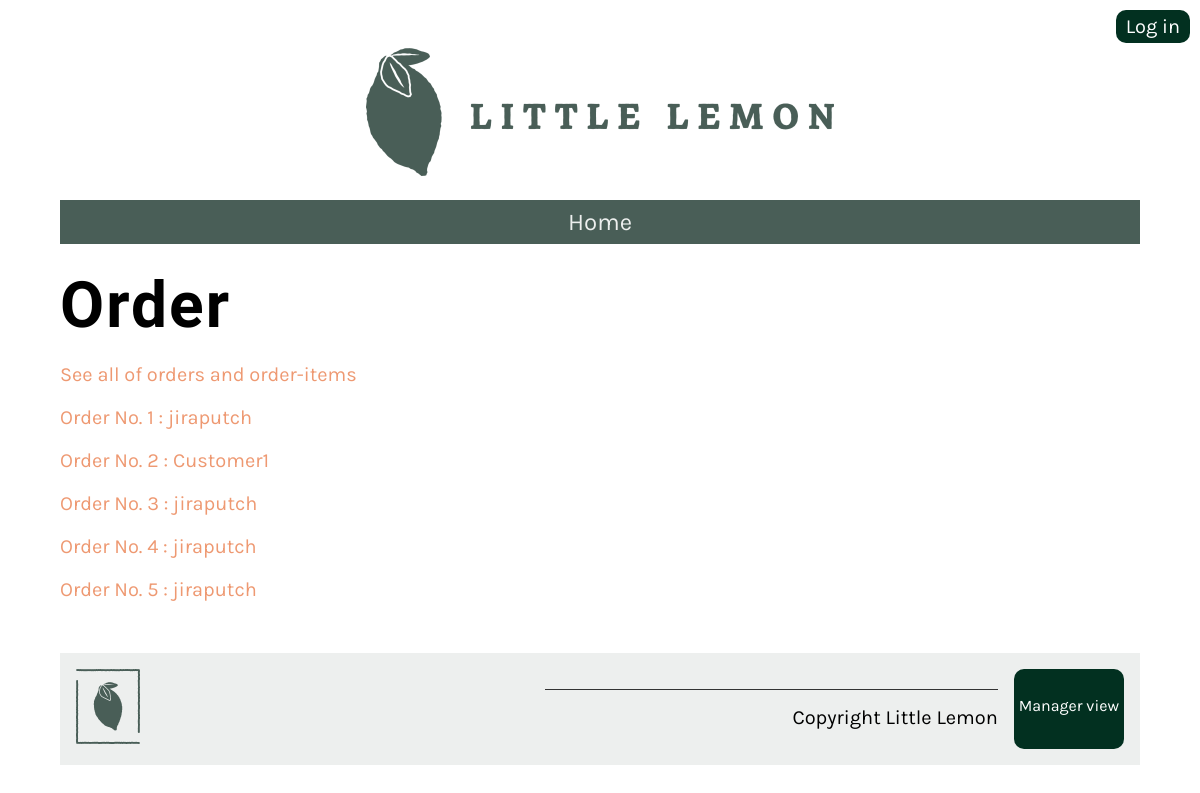
Before: /api/order/ with the older database file.
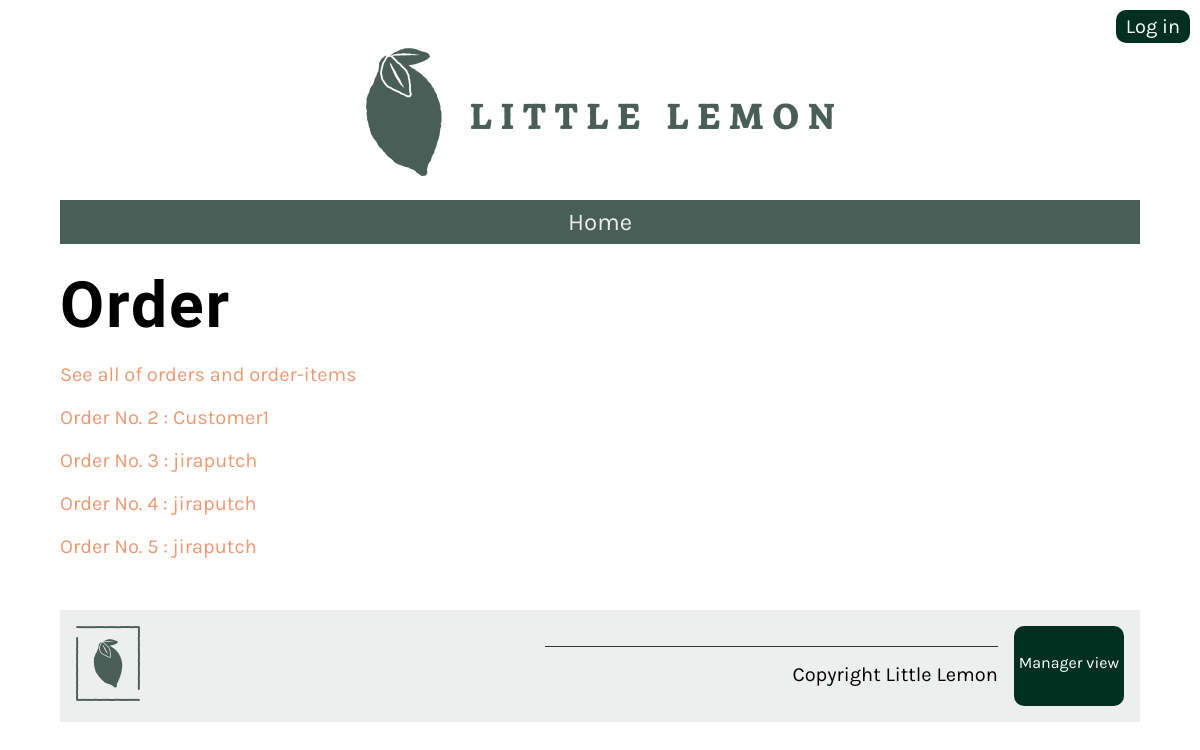
After: the same page with the newer database file.
### LittleLemonAPI/models.py (models this page shows)
class Order(models.Model):
    user = models.ForeignKey(User, on_delete=models.CASCADE)
    delivery_crew = models.ForeignKey(User, on_delete=models.SET_NULL, related_name='delivery_crew', null=True)
    status = models.BooleanField(db_index=True, default=0)
    total = models.DecimalField(max_digits=6, decimal_places=2)
    date = models.DateField(db_index=True)

### LittleLemonAPI/views.py (the view)
# urls.py: path('order/', views.order, name="order"),
def order(request):
    order_data = Order.objects.all()
    main_data = {"order":order_data}
    return render(request, 'order.html', main_data)

### LittleLemonAPI/templates/order.html
{% extends 'base.html' %}
{% load static %}
{% block content %}
<h1>Order</h1>
<div class="column">
    <p>
        <a href="{% url 'orders' %}">See all of orders and order-items</a>
    </p>
    {% for item in order %}
    <p>
        <a href="{% url 'orders_id' pk=item.id %}">Order No. {{ item.id }} : {{item.user}}</a>
    </p>
    {% endfor %}
</div>
{% endblock %}

Changed rows visible on the page:
removed Order: id "1", user "jiraputch"
